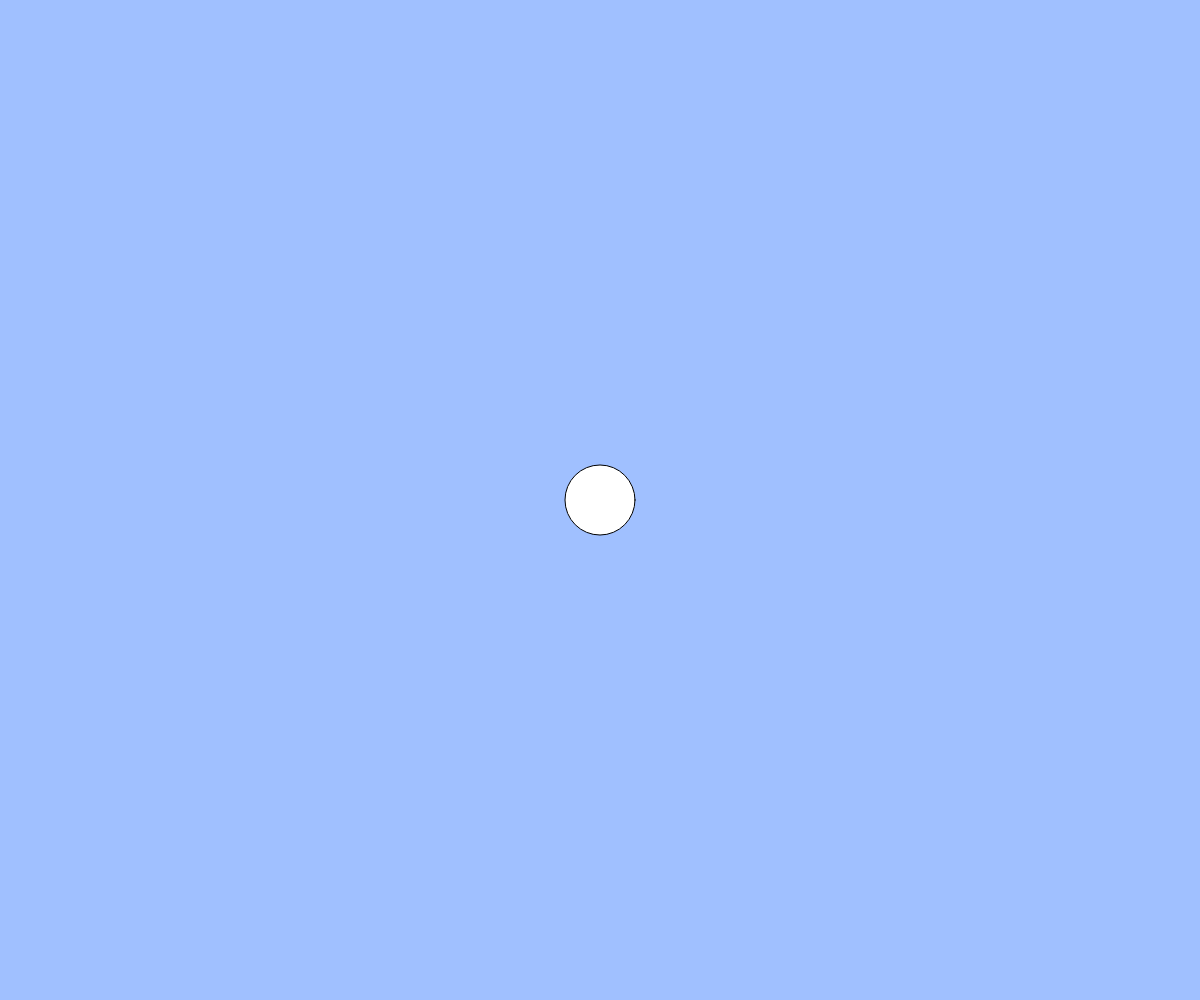
Frame 1 (no input)
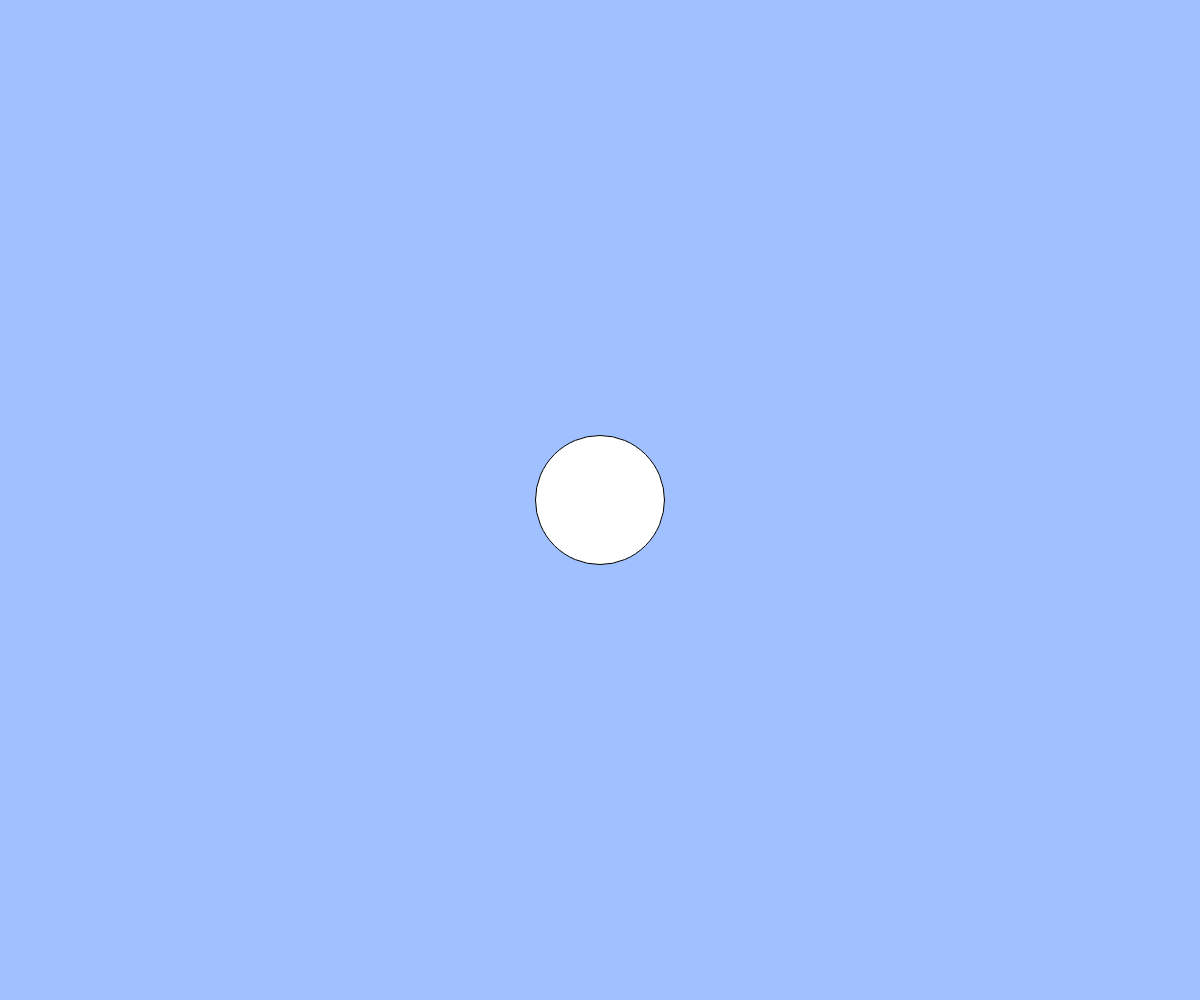
Frame 60 (no input)
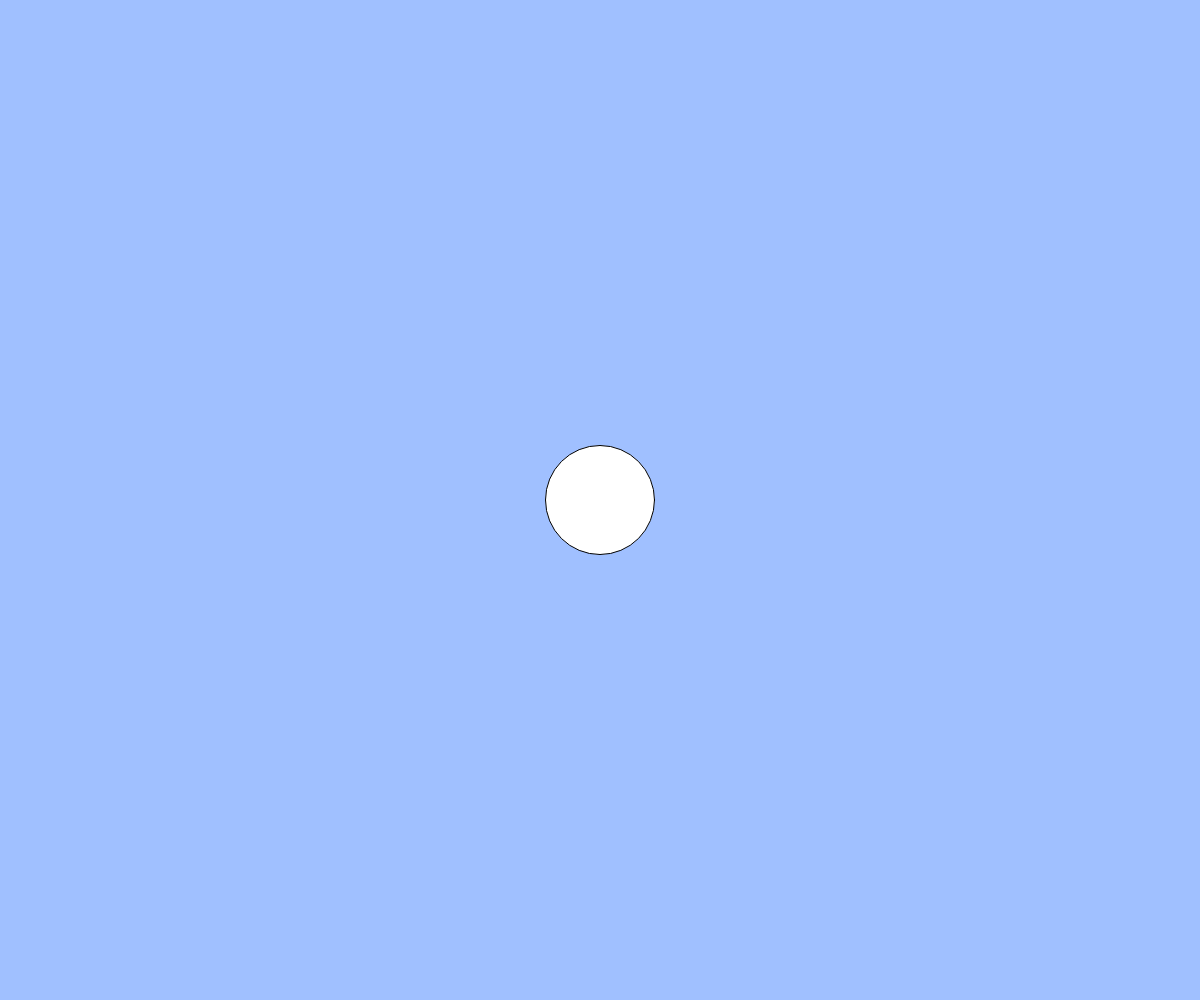
Frame 120 (the mouse pressed at the canvas centre since frame 60)

The p5.js sketch that drew these frames (run headless with seeded random() and noise() and a simulated clock; from frame 60 on, the mouse is pressed at the canvas centre):

// p5.js sketch
// ── sketch.js
// 練習問題「心臓の鼓動のように大きくなったり小さくなったりする円」
let count;
let cycle;
let size;

function setup(){
  createCanvas(windowWidth, windowHeight);
  count = 0;
  cycle = 100;
  size = 70
}

function draw(){
  background(160, 192, 255);
  count = (count + 1) % cycle;
  // BLANK[1]
  ellipse(width / 2, height / 2, size);
  size += 1;

  if(size >= 150){
    size = 70
  }
  if(keyIsDown(" ".charCodeAt(0))){
    count += 1
    size += 2
  }




}
